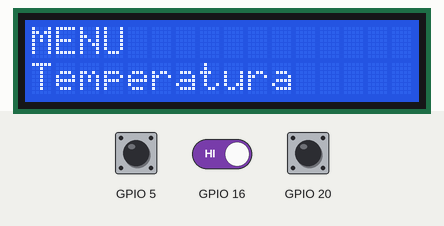
Simulated run of this program. Board: Raspberry Pi (BCM pin numbers). On the bench: 16×2 character LCD. The test bench sets the inputs (shaded band); at power-on: GPIO 5 HIGH, GPIO 16 HIGH, GPIO 20 HIGH. What the program prints to the terminal is not drawn.

Above: at 1.2 s.
1.3 s: GPIO 5 pulled LOW for 0.15 s
At 1.44 s:
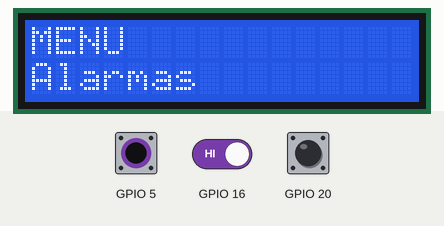
4.6 s: GPIO 5 pulled LOW for 3.2 s
9.3 s: GPIO 5 driven LOW and GPIO 16 driven LOW
At 10.4 s:
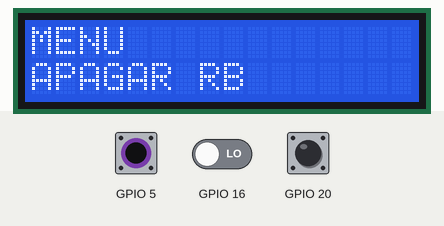
10.8 s: GPIO 20 pulled LOW for 1 s
At 11.4 s:
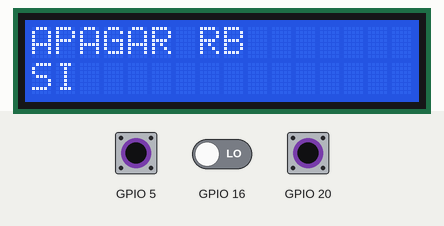
13.3 s: GPIO 5 driven HIGH
At 14.7 s:
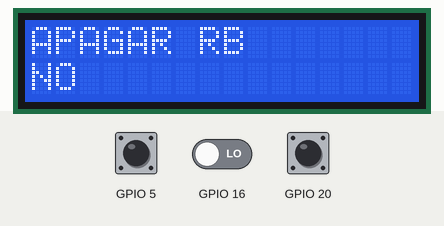
Timing chart, 0 to 15.8 s (numbered marks = the images above; inputs shaded):
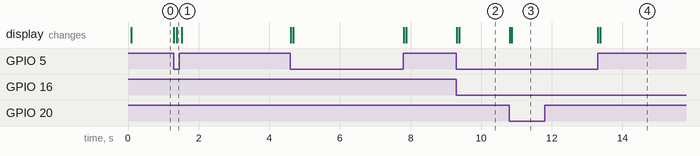

Measured:
- after the input at 1.3 s, the display: first changes at once (image 1 shows a later state)
- after the input at 9.3 s, the display: first changes at once (image 2 shows a later state)
- after the input at 10.8 s, the display: first changes at once (image 3 shows a later state)
- after the input at 13.3 s, the display: first changes at once (image 4 shows a later state)

The program:

prova_rotate_encoder.py
```python
import time
from pigpio import FALLING_EDGE, RISING_EDGE, EITHER_EDGE
from llibreria_dispositius.gpio_manager import gpio_setmode, gpio_cleanup
from llibreria_dispositius.rotary_encoder_library import RotaryEncoder
from llibreria_dispositius.lcd_library import LCD


# Menú principal y submenús
MENU_STRUCTURE = {
    "Temperatura": None,
    "Alarmas": None,
    "Disco Duro": None,
    "Memoria RAM": None,
    "APAGAR RB": ["SI", "NO"],  # Submenú para "APAGAR RB"
}

# Estado del menú
menu_stack = ["MENU"]  # Pila para rastrear el estado actual
menu_options = list(MENU_STRUCTURE.keys())  # Opciones del menú actual
current_option = 0  # Índice actual en el menú

# Callback para manejar giros
def rotation_callback(direction):
    global current_option
    lcd.lcd_clear()
    if direction == "Clockwise":
        current_option = (current_option + 1) % len(menu_options)
    elif direction == "Counterclockwise":
        current_option = (current_option - 1) % len(menu_options)

    # Mostrar la opción actual en el LCD
    lcd.display(content=menu_options[current_option], title=menu_stack[-1])

# Callback para manejar pulsaciones del botón
def button_callback():
    global menu_stack, menu_options, current_option
    selected_option = menu_options[current_option]

    # Verificar si la opción tiene un submenú
    if selected_option in MENU_STRUCTURE and MENU_STRUCTURE[selected_option]:
        # Agregar el submenú a la pila
        menu_stack.append(selected_option)
        menu_options = MENU_STRUCTURE[selected_option]
        current_option = 0
        lcd.display(content=menu_options[current_option], title=menu_stack[-1])
    elif selected_option == "SI" and menu_stack[-1] == "APAGAR RB":
        # Apagar la Raspberry Pi
        lcd.display(content="Apagando...", title="Confirmado")
        time.sleep(2)
        print("Apagar la raspberry")
    elif selected_option == "NO" and menu_stack[-1] == "APAGAR RB":
        # Volver al menú principal
        menu_stack.pop()
        menu_options = list(MENU_STRUCTURE.keys())
        current_option = 0
        lcd.display(content=menu_options[current_option], title=menu_stack[-1])
    else:
        print(f"Seleccionaste: {selected_option}")


# Inicializar el LCD
gpio_setmode("BCM")
pins = {"rs":23, "e":24, "d4":26, "d5":19, "d6":13, "d7":6}
# Crear un objeto LCD con los pines GPIO de la Raspberry Pi
lcd = LCD(rs=pins["rs"], e=pins["e"], d4=pins["d4"], d5=pins["d5"], d6=pins["d6"], d7=pins["d7"])

# Inicialización del encoder
encoder = RotaryEncoder(gpio_clk=5, gpio_dt=16, gpio_sw=20, rotation_callback=rotation_callback, button_callback=button_callback)

# Mostrar el menú inicial
lcd.display(content=menu_options[current_option], title=menu_stack[-1])

# Mantener el programa corriendo para que los callbacks funcionen
try:
    print("Esperando eventos del encoder. Presiona Ctrl+C para salir.")
    while True:
        time.sleep(1)  # El programa sigue activo para escuchar eventos
except KeyboardInterrupt:
    print("Saliendo...")
finally:
    encoder.stop()
    lcd.clean_pins()
```

gpio_manager.py
```python
import RPi.GPIO as GPIO

def gpio_setmode(mode):
    if mode not in ["BCM", "BOARD"]:
        raise ValueError("El modo debe ser 'BCM' o 'BOARD'.")
    GPIO.setmode(GPIO.BCM if mode == "BCM" else GPIO.BOARD)

def gpio_cleanup(pins_l=[]):
    """Limpia la configuración de GPIO. Los pins especificos de pins_l si le pasamos la lista por parametro, todos los pins si no"""
    if not pins_l:
        GPIO.cleanup()
    else:
        GPIO.cleanup(pins_l)
```

rotary_encoder_library.py
```python
import pigpio

class RotaryEncoder:
    def __init__(self, gpio_clk, gpio_dt, gpio_sw, rotation_callback=None, button_callback=None):
        """
        Clase mejorada para manejar un encoder rotatorio.

        Args:
            gpio_clk (int): GPIO pin conectado al CLK del encoder.
            gpio_dt (int): GPIO pin conectado al DT del encoder.
            gpio_sw (int): GPIO pin conectado al SW del encoder (pulsador).
            rotation_callback (func): Función ejecutada al detectar un giro (opcional).
            button_callback (func): Función ejecutada al presionar el botón (opcional).
        """
        self.gpio_clk = gpio_clk
        self.gpio_dt = gpio_dt
        self.gpio_sw = gpio_sw
        self.rotation_callback = rotation_callback
        self.button_callback = button_callback

        self.pi = pigpio.pi()
        if not self.pi.connected:
            raise RuntimeError("No se pudo conectar a pigpio daemon.")

        # Configuración de los pines
        self.pi.set_mode(self.gpio_clk, pigpio.INPUT)
        self.pi.set_pull_up_down(self.gpio_clk, pigpio.PUD_UP)

        self.pi.set_mode(self.gpio_dt, pigpio.INPUT)
        self.pi.set_pull_up_down(self.gpio_dt, pigpio.PUD_UP)

        self.pi.set_mode(self.gpio_sw, pigpio.INPUT)
        self.pi.set_pull_up_down(self.gpio_sw, pigpio.PUD_UP)

        # Variables internas
        self.last_clk = self.pi.read(self.gpio_clk)
        self.value = 0

        # Registro de callbacks para interrupciones
        self.pi.callback(self.gpio_clk, pigpio.EITHER_EDGE, self._handle_rotation)
        self.pi.callback(self.gpio_sw, pigpio.FALLING_EDGE, self._handle_button)

    def _handle_rotation(self, gpio, level, tick):
        """
        Maneja las interrupciones en CLK para detectar el giro.
        """
        clk_state = self.pi.read(self.gpio_clk)
        dt_state = self.pi.read(self.gpio_dt)

        if clk_state != self.last_clk:  # Cambio detectado en CLK
            if dt_state != clk_state:
                self.value += 1  # Giro horario
                direction = "Clockwise"
            else:
                self.value -= 1  # Giro antihorario
                direction = "Counterclockwise"

            if self.rotation_callback:
                self.rotation_callback(direction)

            self.last_clk = clk_state

    def _handle_button(self, gpio, level, tick):
        """
        Maneja la pulsación del botón.
        """
        if self.button_callback:
            self.button_callback()

    def get_value(self):
        """
        Retorna el valor actual del encoder.
        """
        return self.value

    def disable_callbacks(self):
        """
        Desactiva las interrupciones del encoder, eliminando los callbacks asociados.
        """
        self.pi.callback(self.gpio_clk).cancel()
        self.pi.callback(self.gpio_sw).cancel()
        print("Interrupciones desactivadas para el encoder.")

    def stop(self):
        """
        Libera los recursos de pigpio.
        """
        self.pi.stop()
```

lcd_library.py
```python
from llibreria_dispositius.gpio_manager import GPIO
from time import sleep

lcd_commands = {
    "Clear Display": 0x01,  # Borra la pantalla y mueve el cursor a la posición inicial
    "Return Home": 0x02,  # Mueve el cursor a la posición inicial sin borrar la pantalla
    "Initialize Step 2 (Function Set 4 bits)": 0x02,  # Configuración para modo 4 bits
    "Initialize Step 1 (Function Set)": 0x03,  # Paso inicial de la secuencia de inicialización
    "Entry Mode Set (Decrement, No Shift)": 0x04,  # Decrementa el cursor, sin desplazar pantalla
    "Entry Mode Set (Decrement, Shift)": 0x05,  # Decrementa el cursor, desplaza pantalla
    "Entry Mode Set (Increment, No Shift)": 0x06,  # Incrementa el cursor, sin desplazar pantalla
    "Entry Mode Set (Increment, Shift)": 0x07,  # Incrementa el cursor, desplaza pantalla
    "Display OFF": 0x08,  # Apaga la pantalla, el cursor y el parpadeo
    "Display ON, Cursor OFF, Blink OFF": 0x0C,  # Enciende pantalla, oculta cursor y parpadeo
    "Display ON, Cursor ON, Blink OFF": 0x0E,  # Enciende pantalla, muestra cursor, sin parpadeo
    "Display ON, Cursor ON, Blink ON": 0x0F,  # Enciende pantalla, muestra cursor y parpadeo
    "Cursor Move Left": 0x10,  # Mueve el cursor a la izquierda
    "Cursor Move Right": 0x14,  # Mueve el cursor a la derecha
    "Display Shift Left": 0x18,  # Desplaza todo el contenido de la pantalla a la izquierda
    "Display Shift Right": 0x1C,  # Desplaza todo el contenido de la pantalla a la derecha
    "Function Set (4 bits, 1 line, 5x8)": 0x20,  # Configura: 4 bits, 1 línea, matriz 5x8
    "Function Set (4 bits, 2 lines, 5x8)": 0x28,  # Configura: 4 bits, 2 líneas, matriz 5x8
    "Function Set (8 bits, 1 line, 5x8)": 0x30,  # Configura: 8 bits, 1 línea, matriz 5x8
    "Function Set (8 bits, 2 lines, 5x8)": 0x38,  # Configura: 8 bits, 2 líneas, matriz 5x8
    "Set CGRAM Address": 0x40,  # Dirección inicial de la memoria CGRAM
    "Set DDRAM Address Line 1": 0x80,  # Dirección inicial de la línea 1
    "Set DDRAM Address Line 2": 0xC0,  # Dirección inicial de la línea 2
    }

class LCD:
    def __init__(self, rs, e, d4, d5, d6, d7, auto_init=True):
        """Constructor de la clase LCD.
        auto_init: Si es True, inicializa automáticamente el LCD (por defecto True)"""
        self.RS = rs
        self.E = e
        self.DATA_PINS = [d4, d5, d6, d7]

        GPIO.setup([self.RS, self.E] + self.DATA_PINS, GPIO.OUT)

        # Inicializar el LCD si se permite
        if auto_init:
            self.lcd_init()

    def send_half_byte(self, data):
        """Envía un medio byte al LCD (modo 4 bits).
        :param data: Medio byte a enviar (4 bits, entero entre 0 y 15)"""

        for i in range(4):  # Solo se usan 4 bits (D4-D7)
            GPIO.output(self.DATA_PINS[i], (data >> i) & 0x01)
        GPIO.output(self.E, True)  # Pulso en Enable
        sleep(0.001)               # Espera breve
        GPIO.output(self.E, False)

    def send_byte(self, data, is_data):
        """Envía un byte completo al LCD (dividido en 2 medios bytes).
        :param data: Byte a enviar (8 bits, entero entre 0 y 255)
        :param is_data: True para enviar datos, False para comandos"""

        GPIO.output(self.RS, is_data)  # Configurar RS (0 = comando, 1 = datos)
        self.send_half_byte(data >> 4)  # Mitad alta (B7-B4)
        self.send_half_byte(data & 0x0F)  # Mitad baja (B3-B0)
        #sleep(0.002)  # Espera para que el LCD procese

    def send_command(self, command):
        data = lcd_commands[command]
        self.send_byte(data, is_data=False)

    def envia_caracter(self, char):
        data = ord(char)
        self.send_byte(data, is_data=True)

    def lcd_init(self):
        """Inicializa el LCD en modo 4 bits."""
        GPIO.output(self.RS, False)  # RS a 0 para comandos
        for _ in range(3):
            self.send_half_byte(0x03)  # Secuencia de inicialización
            #sleep(0.005)
        self.send_half_byte(0x02)  # Configuración de 4 bits
        self.send_command("Function Set (4 bits, 2 lines, 5x8)")
        self.send_command("Display ON, Cursor OFF, Blink OFF")
        self.send_command("Entry Mode Set (Increment, No Shift)")
        self.send_command("Clear Display")

    def display(self, title="", content="", delay=0.2):
        """
        Escribe contenido en el LCD en una o dos líneas.
        :param title: Contenido para la primera línea (recortado a 16 caracteres si es necesario).
        :param content: Contenido para la segunda línea (recortado a 16 caracteres si es necesario).
        :param delay: Tiempo entre cada desplazamiento en segundos.
        """
        visible_chars = 16  # Máximo número de caracteres visibles en cada línea

        # Limpieza y recorte de las líneas
        title = title.strip()[:visible_chars]
        content = content.strip()

        # Línea 1: Escribir el título
        self.send_command("Set DDRAM Address Line 1")
        for char in title.ljust(visible_chars):  # Rellenar con espacios si es más corto
            self.envia_caracter(char)

        # Línea 2: Manejar contenido
        if len(content) <= visible_chars:
            # Contenido corto: Mostrar directamente sin animar
            self.send_command("Set DDRAM Address Line 2")
            for char in content.ljust(visible_chars):  # Rellenar con espacios si es más corto
                self.envia_caracter(char)
        else:
            # Contenido largo: Animar con desplazamiento gradual
            self._animate_gradually(content, delay)

    def _animate_gradually(self, content, delay):
        """Animación inicial + desplazamiento continuo en un bucle infinito."""
        visible_chars = 16
        # Animación inicial
        self.send_command("Set DDRAM Address Line 2")
        for i in range(min(len(content), visible_chars)):
            line2 = content[:i + 1].rjust(visible_chars)  # Construir línea con espacios a la izquierda
            self.send_command("Set DDRAM Address Line 2")
            for char in line2:
                self.envia_caracter(char)
            sleep(delay)

        # Desplazamiento continuo
        extended_content = content.ljust(len(content) + visible_chars)  # Espacios para desplazamiento
        for i in range(len(extended_content) - visible_chars + 1):
            window = extended_content[i:i + visible_chars]  # Ventana de desplazamiento
            self.send_command("Set DDRAM Address Line 2")
            for char in window:
                self.envia_caracter(char)
            sleep(delay)

    def lcd_clear(self):
        """Limpia el contenido del LCD."""
        self.send_command("Clear Display")
        sleep(0.002)

    def clean_pins(self):
        GPIO.cleanup([self.RS, self.E] + self.DATA_PINS)
```
